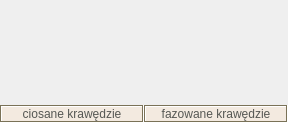
    <widget class="QWidget" name="scrollAreaWidgetContents_5">
     <property name="geometry">
      <rect>
       <x>0</x>
       <y>0</y>
       <width>288</width>
       <height>123</height>
      </rect>
     </property>
     <layout class="QGridLayout" name="gridLayout_18">
      <property name="leftMargin">
       <number>0</number>
      </property>
      <property name="topMargin">
       <number>0</number>
      </property>
      <property name="rightMargin">
       <number>0</number>
      </property>
      <property name="bottomMargin">
       <number>0</number>
      </property>
      <property name="horizontalSpacing">
       <number>0</number>
      </property>
      <item row="0" column="1">
       <layout class="QVBoxLayout" name="verticalLayout_58">
        <property name="spacing">
         <number>0</number>
        </property>
        <item>
         <widget class="ClickableImage" name="BeveledEndingImage">
          <property name="sizePolicy">
           <sizepolicy hsizetype="Preferred" vsizetype="Expanding">
            <horstretch>0</horstretch>
            <verstretch>0</verstretch>
           </sizepolicy>
          </property>
          <property name="text">
           <string/>
          </property>
          <property name="pixmap">
           <pixmap resource="images.qrc">:/images/Old_Retro/wykonczenie_profili/old_fazowane_krawedzie.jpg</pixmap>
          </property>
         </widget>
        </item>
        <item>
         <widget class="QLabel" name="BeveledEndingText">
          <property name="palette">
           <palette>
            <active>
             <colorrole role="WindowText">
              <brush brushstyle="SolidPattern">
               <color alpha="255">
                <red>85</red>
                <green>87</green>
                <blue>83</blue>
               </color>
              </brush>
             </colorrole>
             <colorrole role="Button">
              <brush brushstyle="SolidPattern">
               <color alpha="255">
                <red>243</red>
                <green>234</green>
                <blue>224</blue>
               </color>
              </brush>
             </colorrole>
             <colorrole role="Light">
              <brush brushstyle="SolidPattern">
               <color alpha="255">
                <red>255</red>
                <green>255</green>
                <blue>255</blue>
               </color>
              </brush>
             </colorrole>
             <colorrole role="Midlight">
              <brush brushstyle="SolidPattern">
               <color alpha="255">
                <red>250</red>
                <green>241</green>
                <blue>214</blue>
               </color>
              </brush>
             </colorrole>
             <colorrole role="Dark">
              <brush brushstyle="SolidPattern">
               <color alpha="255">
                <red>122</red>
                <green>114</green>
                <blue>87</blue>
               </color>
              </brush>
             </colorrole>
             <colorrole role="Mid">
              <brush brushstyle="SolidPattern">
               <color alpha="255">
                <red>163</red>
                <green>152</green>
                <blue>116</blue>
               </color>
              </brush>
             </colorrole>
             <colorrole role="Text">
              <brush brushstyle="SolidPattern">
               <color alpha="255">
                <red>46</red>
                <green>52</green>
                <blue>54</blue>
               </color>
              </brush>
             </colorrole>
             <colorrole role="BrightText">
              <brush brushstyle="SolidPattern">
               <color alpha="255">
                <red>255</red>
                <green>255</green>
                <blue>255</blue>
               </color>
              </brush>
             </colorrole>
             <colorrole role="ButtonText">
              <brush brushstyle="SolidPattern">
               <color alpha="255">
                <red>0</red>
                <green>0</green>
                <blue>0</blue>
               </color>
              </brush>
             </colorrole>
             <colorrole role="Base">
              <brush brushstyle="SolidPattern">
               <color alpha="255">
                <red>255</red>
                <green>255</green>
                <blue>255</blue>
               </color>
              </brush>
             </colorrole>
             <colorrole role="Window">
              <brush brushstyle="SolidPattern">
               <color alpha="255">
                <red>243</red>
                <green>234</green>
                <blue>224</blue>
               </color>
              </brush>
             </colorrole>
             <colorrole role="Shadow">
              <brush brushstyle="SolidPattern">
               <color alpha="255">
                <red>0</red>
                <green>0</green>
                <blue>0</blue>
               </color>
              </brush>
             </colorrole>
             <colorrole role="AlternateBase">
              <brush brushstyle="SolidPattern">
               <color alpha="255">
                <red>250</red>
                <green>241</green>
                <blue>214</blue>
               </color>
              </brush>
             </colorrole>
             <colorrole role="ToolTipBase">
              <brush brushstyle="SolidPattern">
               <color alpha="255">
                <red>255</red>
                <green>255</green>
                <blue>220</blue>
               </color>
              </brush>
             </colorrole>
             <colorrole role="ToolTipText">
              <brush brushstyle="SolidPattern">
               <color alpha="255">
                <red>0</red>
                <green>0</green>
                <blue>0</blue>
               </color>
              </brush>
             </colorrole>
            </active>
            <inactive>
             <colorrole role="WindowText">
              <brush brushstyle="SolidPattern">
               <color alpha="255">
                <red>85</red>
                <green>87</green>
                <blue>83</blue>
               </color>
              </brush>
             </colorrole>
             <colorrole role="Button">
              <brush brushstyle="SolidPattern">
               <color alpha="255">
                <red>243</red>
                <green>234</green>
                <blue>224</blue>
               </color>
              </brush>
             </colorrole>
             <colorrole role="Light">
              <brush brushstyle="SolidPattern">
               <color alpha="255">
                <red>255</red>
                <green>255</green>
                <blue>255</blue>
               </color>
              </brush>
             </colorrole>
             <colorrole role="Midlight">
              <brush brushstyle="SolidPattern">
               <color alpha="255">
                <red>250</red>
                <green>241</green>
                <blue>214</blue>
               </color>
              </brush>
             </colorrole>
             <colorrole role="Dark">
              <brush brushstyle="SolidPattern">
               <color alpha="255">
                <red>122</red>
                <green>114</green>
                <blue>87</blue>
               </color>
              </brush>
             </colorrole>
             <colorrole role="Mid">
              <brush brushstyle="SolidPattern">
               <color alpha="255">
                <red>163</red>
                <green>152</green>
                <blue>116</blue>
               </color>
              </brush>
             </colorrole>
             <colorrole role="Text">
              <brush brushstyle="SolidPattern">
               <color alpha="255">
                <red>46</red>
                <green>52</green>
                <blue>54</blue>
               </color>
              </brush>
             </colorrole>
             <colorrole role="BrightText">
              <brush brushstyle="SolidPattern">
               <color alpha="255">
                <red>255</red>
                <green>255</green>
                <blue>255</blue>
               </color>
              </brush>
             </colorrole>
             <colorrole role="ButtonText">
              <brush brushstyle="SolidPattern">
               <color alpha="255">
                <red>0</red>
                <green>0</green>
                <blue>0</blue>
               </color>
              </brush>
             </colorrole>
             <colorrole role="Base">
              <brush brushstyle="SolidPattern">
               <color alpha="255">
                <red>255</red>
                <green>255</green>
                <blue>255</blue>
               </color>
              </brush>
             </colorrole>
             <colorrole role="Window">
              <brush brushstyle="SolidPattern">
               <color alpha="255">
                <red>243</red>
                <green>234</green>
                <blue>224</blue>
               </color>
              </brush>
             </colorrole>
             <colorrole role="Shadow">
              <brush brushstyle="SolidPattern">
               <color alpha="255">
                <red>0</red>
                <green>0</green>
                <blue>0</blue>
               </color>
              </brush>
             </colorrole>
             <colorrole role="AlternateBase">
              <brush brushstyle="SolidPattern">
               <color alpha="255">
                <red>250</red>
                <green>241</green>
                <blue>214</blue>
               </color>
              </brush>
             </colorrole>
             <colorrole role="ToolTipBase">
              <brush brushstyle="SolidPattern">
               <color alpha="255">
                <red>255</red>
                <green>255</green>
                <blue>220</blue>
               </color>
              </brush>
             </colorrole>
             <colorrole role="ToolTipText">
              <brush brushstyle="SolidPattern">
               <color alpha="255">
                <red>0</red>
                <green>0</green>
                <blue>0</blue>
               </color>
              </brush>
             </colorrole>
            </inactive>
            <disabled>
             <colorrole role="WindowText">
              <brush brushstyle="SolidPattern">
               <color alpha="255">
                <red>122</red>
                <green>114</green>
                <blue>87</blue>
               </color>
              </brush>
             </colorrole>
             <colorrole role="Button">
              <brush brushstyle="SolidPattern">
               <color alpha="255">
                <red>243</red>
                <green>234</green>
                <blue>224</blue>
               </color>
              </brush>
             </colorrole>
             <colorrole role="Light">
              <brush brushstyle="SolidPattern">
               <color alpha="255">
                <red>255</red>
                <green>255</green>
                <blue>255</blue>
               </color>
              </brush>
             </colorrole>
             <colorrole role="Midlight">
              <brush brushstyle="SolidPattern">
               <color alpha="255">
                <red>250</red>
                <green>241</green>
                <blue>214</blue>
               </color>
              </brush>
             </colorrole>
             <colorrole role="Dark">
              <brush brushstyle="SolidPattern">
               <color alpha="255">
                <red>122</red>
                <green>114</green>
                <blue>87</blue>
               </color>
              </brush>
             </colorrole>
             <colorrole role="Mid">
              <brush brushstyle="SolidPattern">
               <color alpha="255">
                <red>163</red>
                <green>152</green>
                <blue>116</blue>
               </color>
              </brush>
             </colorrole>
             <colorrole role="Text">
              <brush brushstyle="SolidPattern">
               <color alpha="255">
                <red>122</red>
                <green>114</green>
                <blue>87</blue>
               </color>
              </brush>
             </colorrole>
             <colorrole role="BrightText">
              <brush brushstyle="SolidPattern">
               <color alpha="255">
                <red>255</red>
                <green>255</green>
                <blue>255</blue>
               </color>
              </brush>
             </colorrole>
             <colorrole role="ButtonText">
              <brush brushstyle="SolidPattern">
               <color alpha="255">
                <red>122</red>
                <green>114</green>
                <blue>87</blue>
               </color>
              </brush>
             </colorrole>
             <colorrole role="Base">
              <brush brushstyle="SolidPattern">
               <color alpha="255">
                <red>243</red>
                <green>234</green>
                <blue>224</blue>
               </color>
              </brush>
             </colorrole>
             <colorrole role="Window">
              <brush brushstyle="SolidPattern">
               <color alpha="255">
                <red>243</red>
                <green>234</green>
                <blue>224</blue>
               </color>
              </brush>
             </colorrole>
             <colorrole role="Shadow">
              <brush brushstyle="SolidPattern">
               <color alpha="255">
                <red>0</red>
                <green>0</green>
                <blue>0</blue>
               </color>
              </brush>
             </colorrole>
             <colorrole role="AlternateBase">
              <brush brushstyle="SolidPattern">
               <color alpha="255">
                <red>245</red>
                <green>228</green>
                <blue>174</blue>
               </color>
              </brush>
             </colorrole>
             <colorrole role="ToolTipBase">
              <brush brushstyle="SolidPattern">
               <color alpha="255">
                <red>255</red>
                <green>255</green>
                <blue>220</blue>
               </color>
              </brush>
             </colorrole>
             <colorrole role="ToolTipText">
              <brush brushstyle="SolidPattern">
               <color alpha="255">
                <red>0</red>
                <green>0</green>
                <blue>0</blue>
               </color>
              </brush>
             </colorrole>
            </disabled>
           </palette>
          </property>
          <property name="autoFillBackground">
           <bool>true</bool>
          </property>
          <property name="locale">
           <locale language="Polish" country="Poland"/>
          </property>
          <property name="frameShape">
           <enum>QFrame::Box</enum>
          </property>
          <property name="frameShadow">
           <enum>QFrame::Sunken</enum>
          </property>
          <property name="lineWidth">
           <number>1</number>
          </property>
          <property name="midLineWidth">
           <number>0</number>
          </property>
          <property name="text">
           <string>fazowane krawędzie</string>
          </property>
          <property name="textFormat">
           <enum>Qt::AutoText</enum>
          </property>
          <property name="scaledContents">
           <bool>false</bool>
          </property>
          <property name="alignment">
           <set>Qt::AlignCenter</set>
          </property>
         </widget>
        </item>
       </layout>
      </item>
      <item row="0" column="0">
       <layout class="QVBoxLayout" name="verticalLayout_59">
        <property name="spacing">
         <number>0</number>
        </property>
        <item>
         <widget class="ClickableImage" name="CarvedEndingImage">
          <property name="sizePolicy">
           <sizepolicy hsizetype="Preferred" vsizetype="Expanding">
            <horstretch>0</horstretch>
            <verstretch>0</verstretch>
           </sizepolicy>
          </property>
          <property name="text">
           <string/>
          </property>
          <property name="pixmap">
           <pixmap resource="images.qrc">:/images/Old_Retro/wykonczenie_profili/old_ciosane_krawedzie_wybrany.jpg</pixmap>
          </property>
         </widget>
        </item>
        <item>
         <widget class="QLabel" name="CarvedEndingText">
          <property name="palette">
           <palette>
            <active>
             <colorrole role="WindowText">
              <brush brushstyle="SolidPattern">
               <color alpha="255">
                <red>85</red>
                <green>87</green>
                <blue>83</blue>
               </color>
              </brush>
             </colorrole>
             <colorrole role="Button">
              <brush brushstyle="SolidPattern">
               <color alpha="255">
                <red>243</red>
                <green>234</green>
                <blue>224</blue>
               </color>
              </brush>
             </colorrole>
             <colorrole role="Light">
              <brush brushstyle="SolidPattern">
               <color alpha="255">
                <red>255</red>
                <green>255</green>
                <blue>255</blue>
               </color>
              </brush>
             </colorrole>
             <colorrole role="Midlight">
              <brush brushstyle="SolidPattern">
               <color alpha="255">
                <red>250</red>
                <green>241</green>
                <blue>214</blue>
               </color>
              </brush>
             </colorrole>
             <colorrole role="Dark">
              <brush brushstyle="SolidPattern">
               <color alpha="255">
                <red>122</red>
                <green>114</green>
                <blue>87</blue>
               </color>
              </brush>
             </colorrole>
             <colorrole role="Mid">
              <brush brushstyle="SolidPattern">
               <color alpha="255">
                <red>163</red>
                <green>152</green>
                <blue>116</blue>
               </color>
              </brush>
             </colorrole>
             <colorrole role="Text">
              <brush brushstyle="SolidPattern">
               <color alpha="255">
                <red>46</red>
                <green>52</green>
                <blue>54</blue>
               </color>
              </brush>
             </colorrole>
             <colorrole role="BrightText">
              <brush brushstyle="SolidPattern">
               <color alpha="255">
                <red>255</red>
                <green>255</green>
                <blue>255</blue>
               </color>
              </brush>
             </colorrole>
             <colorrole role="ButtonText">
              <brush brushstyle="SolidPattern">
               <color alpha="255">
                <red>0</red>
                <green>0</green>
                <blue>0</blue>
               </color>
              </brush>
             </colorrole>
             <colorrole role="Base">
              <brush brushstyle="SolidPattern">
               <color alpha="255">
                <red>255</red>
                <green>255</green>
                <blue>255</blue>
               </color>
              </brush>
             </colorrole>
             <colorrole role="Window">
              <brush brushstyle="SolidPattern">
               <color alpha="255">
                <red>243</red>
                <green>234</green>
                <blue>224</blue>
               </color>
              </brush>
             </colorrole>
             <colorrole role="Shadow">
              <brush brushstyle="SolidPattern">
               <color alpha="255">
                <red>0</red>
                <green>0</green>
                <blue>0</blue>
               </color>
              </brush>
             </colorrole>
             <colorrole role="AlternateBase">
              <brush brushstyle="SolidPattern">
               <color alpha="255">
                <red>250</red>
                <green>241</green>
                <blue>214</blue>
               </color>
              </brush>
             </colorrole>
             <colorrole role="ToolTipBase">
              <brush brushstyle="SolidPattern">
               <color alpha="255">
                <red>255</red>
                <green>255</green>
                <blue>220</blue>
               </color>
              </brush>
             </colorrole>
             <colorrole role="ToolTipText">
              <brush brushstyle="SolidPattern">
               <color alpha="255">
                <red>0</red>
                <green>0</green>
                <blue>0</blue>
               </color>
              </brush>
             </colorrole>
            </active>
            <inactive>
             <colorrole role="WindowText">
              <brush brushstyle="SolidPattern">
               <color alpha="255">
                <red>85</red>
                <green>87</green>
                <blue>83</blue>
               </color>
              </brush>
             </colorrole>
             <colorrole role="Button">
              <brush brushstyle="SolidPattern">
               <color alpha="255">
                <red>243</red>
                <green>234</green>
                <blue>224</blue>
               </color>
              </brush>
             </colorrole>
             <colorrole role="Light">
              <brush brushstyle="SolidPattern">
               <color alpha="255">
                <red>255</red>
                <green>255</green>
                <blue>255</blue>
               </color>
              </brush>
             </colorrole>
             <colorrole role="Midlight">
              <brush brushstyle="SolidPattern">
               <color alpha="255">
                <red>250</red>
                <green>241</green>
                <blue>214</blue>
               </color>
              </brush>
             </colorrole>
             <colorrole role="Dark">
              <brush brushstyle="SolidPattern">
               <color alpha="255">
                <red>122</red>
                <green>114</green>
                <blue>87</blue>
               </color>
              </brush>
             </colorrole>
             <colorrole role="Mid">
              <brush brushstyle="SolidPattern">
               <color alpha="255">
                <red>163</red>
                <green>152</green>
                <blue>116</blue>
               </color>
              </brush>
             </colorrole>
             <colorrole role="Text">
              <brush brushstyle="SolidPattern">
               <color alpha="255">
                <red>46</red>
                <green>52</green>
                <blue>54</blue>
               </color>
              </brush>
             </colorrole>
             <colorrole role="BrightText">
              <brush brushstyle="SolidPattern">
               <color alpha="255">
                <red>255</red>
                <green>255</green>
                <blue>255</blue>
               </color>
              </brush>
             </colorrole>
             <colorrole role="ButtonText">
              <brush brushstyle="SolidPattern">
               <color alpha="255">
                <red>0</red>
                <green>0</green>
                <blue>0</blue>
               </color>
              </brush>
             </colorrole>
             <colorrole role="Base">
              <brush brushstyle="SolidPattern">
               <color alpha="255">
                <red>255</red>
                <green>255</green>
                <blue>255</blue>
               </color>
              </brush>
             </colorrole>
             <colorrole role="Window">
              <brush brushstyle="SolidPattern">
               <color alpha="255">
                <red>243</red>
                <green>234</green>
                <blue>224</blue>
               </color>
              </brush>
             </colorrole>
             <colorrole role="Shadow">
              <brush brushstyle="SolidPattern">
               <color alpha="255">
                <red>0</red>
                <green>0</green>
                <blue>0</blue>
               </color>
              </brush>
             </colorrole>
             <colorrole role="AlternateBase">
              <brush brushstyle="SolidPattern">
               <color alpha="255">
                <red>250</red>
                <green>241</green>
                <blue>214</blue>
               </color>
              </brush>
             </colorrole>
             <colorrole role="ToolTipBase">
              <brush brushstyle="SolidPattern">
               <color alpha="255">
                <red>255</red>
                <green>255</green>
                <blue>220</blue>
               </color>
              </brush>
             </colorrole>
             <colorrole role="ToolTipText">
              <brush brushstyle="SolidPattern">
               <color alpha="255">
                <red>0</red>
                <green>0</green>
                <blue>0</blue>
               </color>
              </brush>
             </colorrole>
            </inactive>
            <disabled>
             <colorrole role="WindowText">
              <brush brushstyle="SolidPattern">
               <color alpha="255">
                <red>122</red>
                <green>114</green>
                <blue>87</blue>
               </color>
              </brush>
             </colorrole>
             <colorrole role="Button">
              <brush brushstyle="SolidPattern">
               <color alpha="255">
                <red>243</red>
                <green>234</green>
                <blue>224</blue>
               </color>
              </brush>
             </colorrole>
             <colorrole role="Light">
              <brush brushstyle="SolidPattern">
               <color alpha="255">
                <red>255</red>
                <green>255</green>
                <blue>255</blue>
               </color>
              </brush>
             </colorrole>
             <colorrole role="Midlight">
              <brush brushstyle="SolidPattern">
               <color alpha="255">
                <red>250</red>
                <green>241</green>
                <blue>214</blue>
               </color>
              </brush>
             </colorrole>
             <colorrole role="Dark">
              <brush brushstyle="SolidPattern">
               <color alpha="255">
                <red>122</red>
                <green>114</green>
                <blue>87</blue>
               </color>
              </brush>
             </colorrole>
             <colorrole role="Mid">
              <brush brushstyle="SolidPattern">
               <color alpha="255">
                <red>163</red>
                <green>152</green>
                <blue>116</blue>
               </color>
              </brush>
             </colorrole>
             <colorrole role="Text">
              <brush brushstyle="SolidPattern">
               <color alpha="255">
                <red>122</red>
                <green>114</green>
                <blue>87</blue>
               </color>
              </brush>
             </colorrole>
             <colorrole role="BrightText">
              <brush brushstyle="SolidPattern">
               <color alpha="255">
                <red>255</red>
                <green>255</green>
                <blue>255</blue>
               </color>
              </brush>
             </colorrole>
             <colorrole role="ButtonText">
              <brush brushstyle="SolidPattern">
               <color alpha="255">
                <red>122</red>
                <green>114</green>
                <blue>87</blue>
               </color>
              </brush>
             </colorrole>
             <colorrole role="Base">
              <brush brushstyle="SolidPattern">
               <color alpha="255">
                <red>243</red>
                <green>234</green>
                <blue>224</blue>
               </color>
              </brush>
             </colorrole>
             <colorrole role="Window">
              <brush brushstyle="SolidPattern">
               <color alpha="255">
                <red>243</red>
                <green>234</green>
                <blue>224</blue>
               </color>
              </brush>
             </colorrole>
             <colorrole role="Shadow">
              <brush brushstyle="SolidPattern">
               <color alpha="255">
                <red>0</red>
                <green>0</green>
                <blue>0</blue>
               </color>
              </brush>
             </colorrole>
             <colorrole role="AlternateBase">
              <brush brushstyle="SolidPattern">
               <color alpha="255">
                <red>245</red>
                <green>228</green>
                <blue>174</blue>
               </color>
              </brush>
             </colorrole>
             <colorrole role="ToolTipBase">
              <brush brushstyle="SolidPattern">
               <color alpha="255">
                <red>255</red>
                <green>255</green>
                <blue>220</blue>
               </color>
              </brush>
             </colorrole>
             <colorrole role="ToolTipText">
              <brush brushstyle="SolidPattern">
               <color alpha="255">
                <red>0</red>
                <green>0</green>
                <blue>0</blue>
               </color>
              </brush>
             </colorrole>
            </disabled>
           </palette>
          </property>
          <property name="autoFillBackground">
           <bool>true</bool>
          </property>
          <property name="locale">
           <locale language="Polish" country="Poland"/>
          </property>
          <property name="frameShape">
           <enum>QFrame::Box</enum>
          </property>
          <property name="frameShadow">
           <enum>QFrame::Sunken</enum>
          </property>
          <property name="lineWidth">
           <number>1</number>
          </property>
          <property name="midLineWidth">
           <number>0</number>
          </property>
          <property name="text">
           <string>ciosane krawędzie</string>
          </property>
          <property name="textFormat">
           <enum>Qt::AutoText</enum>
          </property>
          <property name="scaledContents">
           <bool>false</bool>
          </property>
          <property name="alignment">
           <set>Qt::AlignCenter</set>
          </property>
         </widget>
        </item>
       </layout>
      </item>
     </layout>
    </widget>
